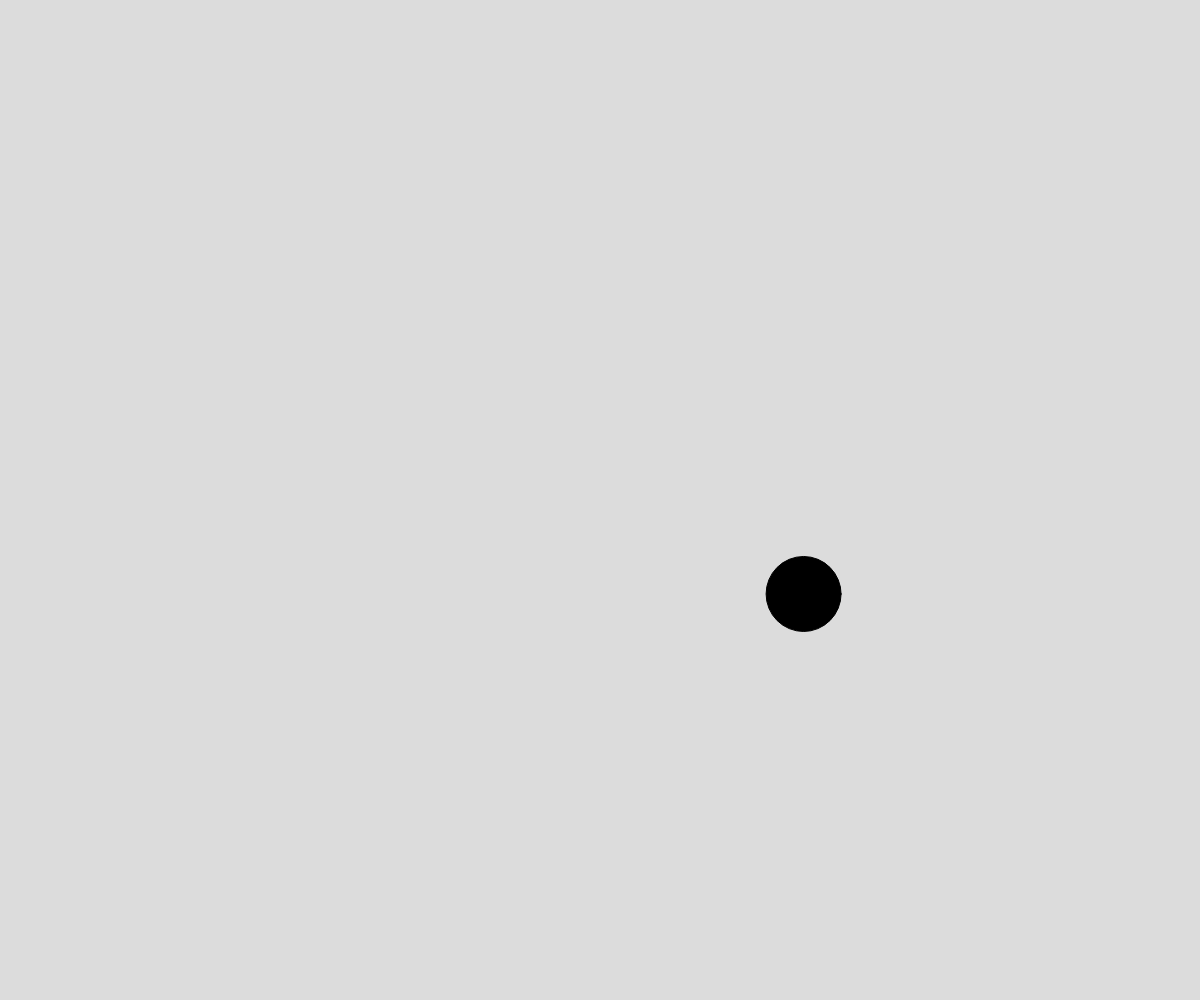
Frame 1 (no input)
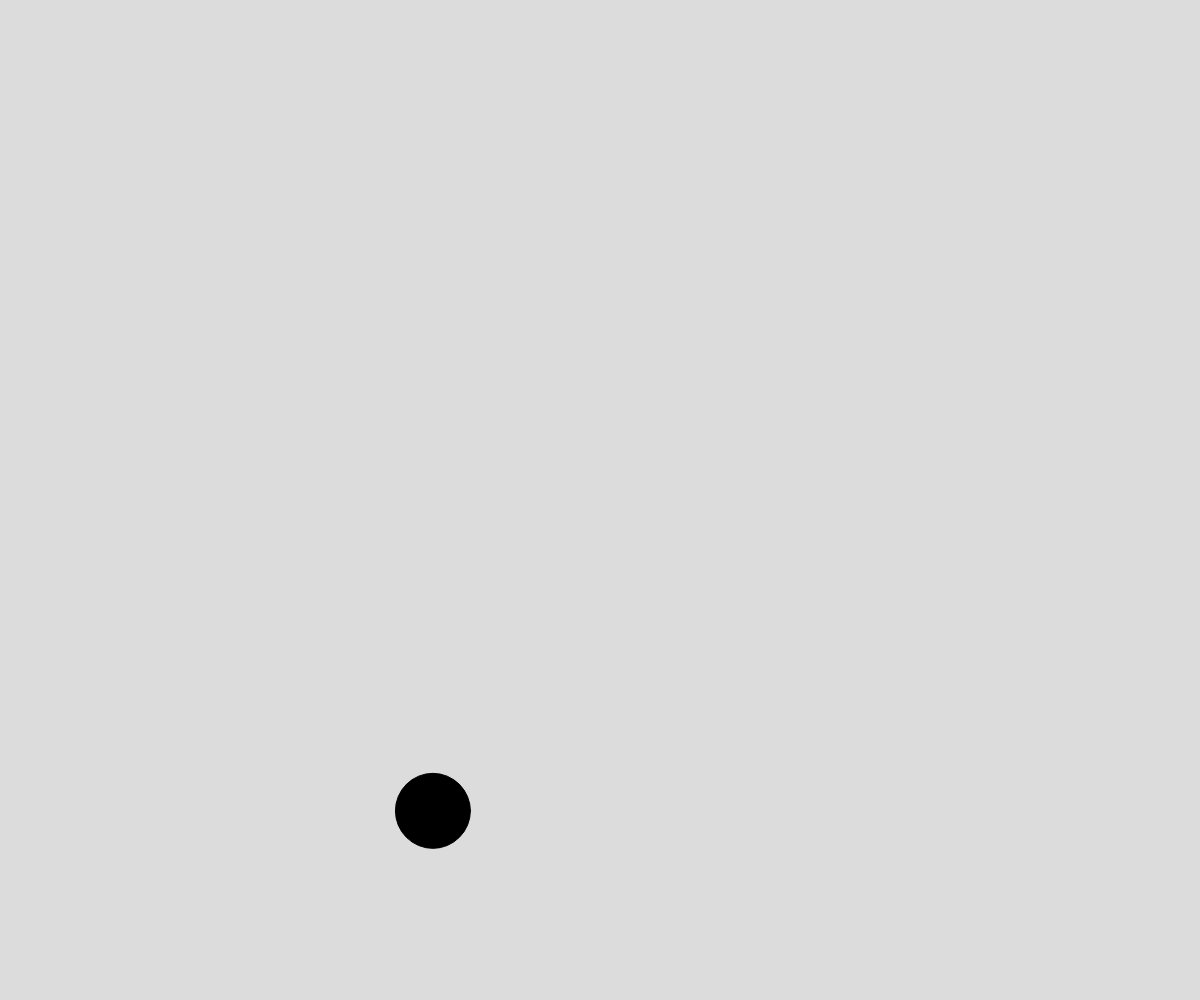
Frame 60 (no input)
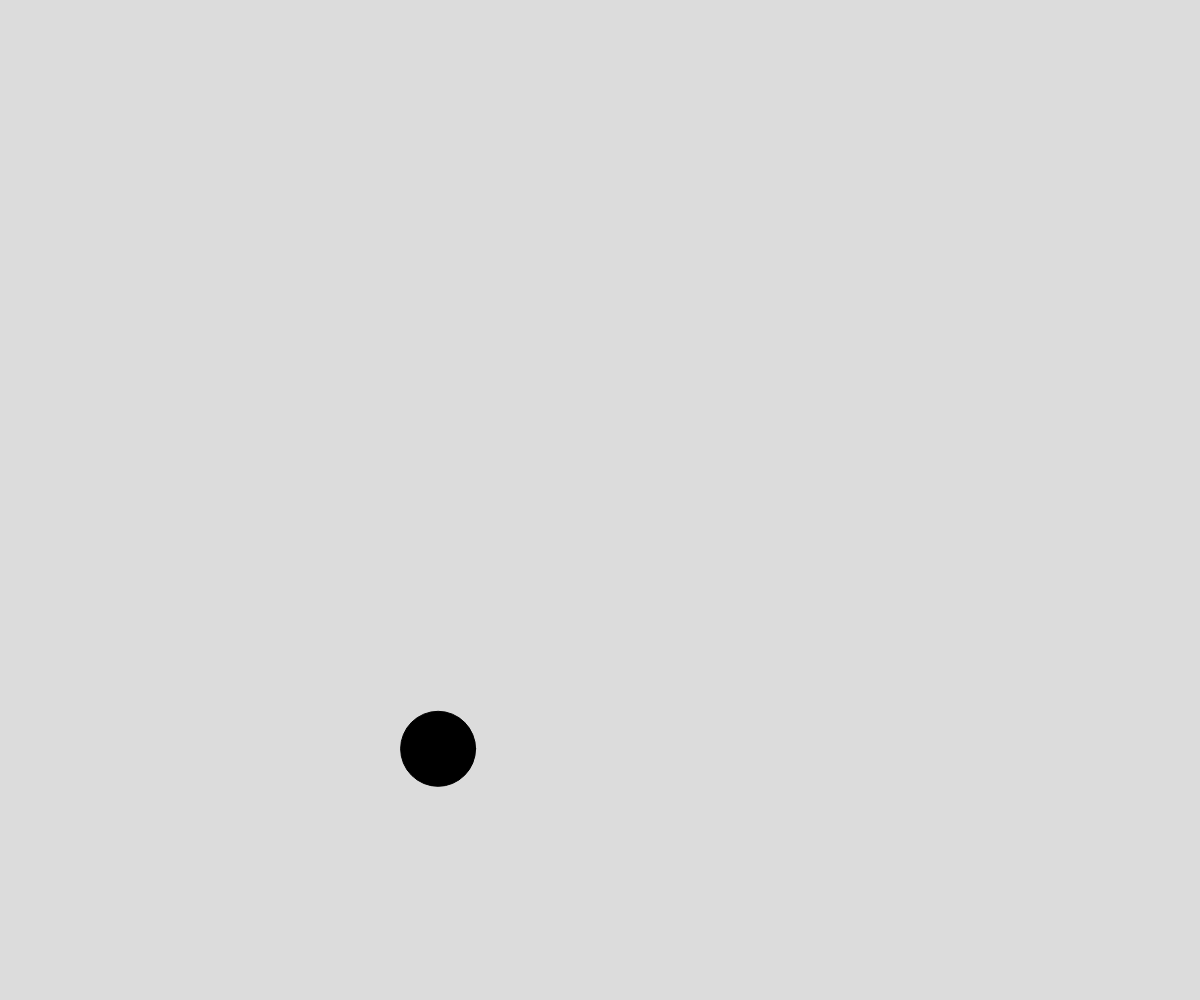
Frame 120 (the mouse pressed at the canvas centre since frame 60)

The p5.js sketch that drew these frames (run headless with seeded random() and noise() and a simulated clock; from frame 60 on, the mouse is pressed at the canvas centre):

// p5.js sketch
// ── sketch.js
// Project Title
// Your Name
// Date
//
// Extra for Experts:
// - describe what you did to take this project "above and beyond"

let time = 0;

function setup() {
  createCanvas(windowWidth, windowHeight);
}

function draw() {
  background(220);
  
  fill("black");
  let x = noise(time)*width;
  let y = noise(time + 1000)*height;
  circle(x, y, 75);
  time += 0.01;
}
